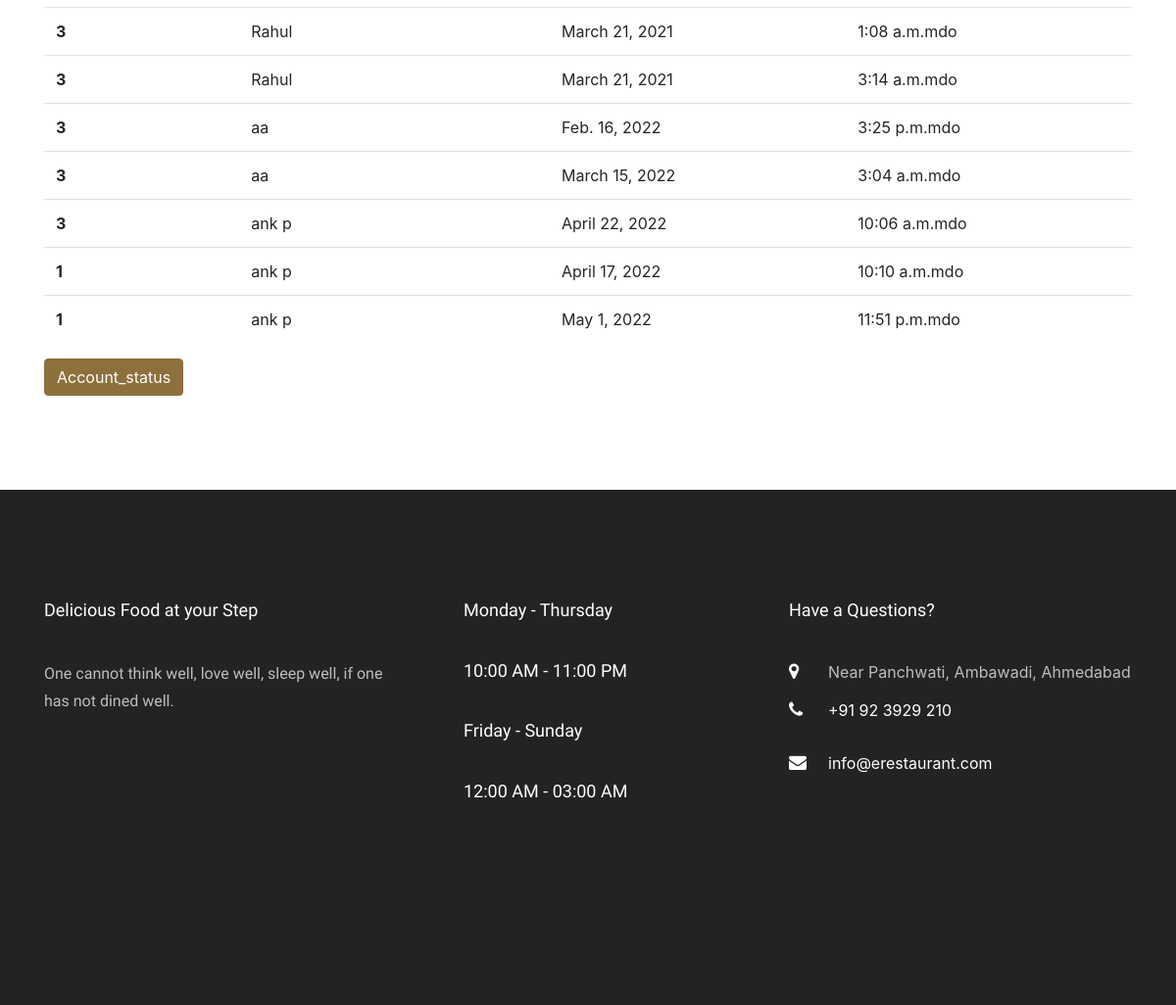
The app's page /allshow/ (signed in, lower part), older data.
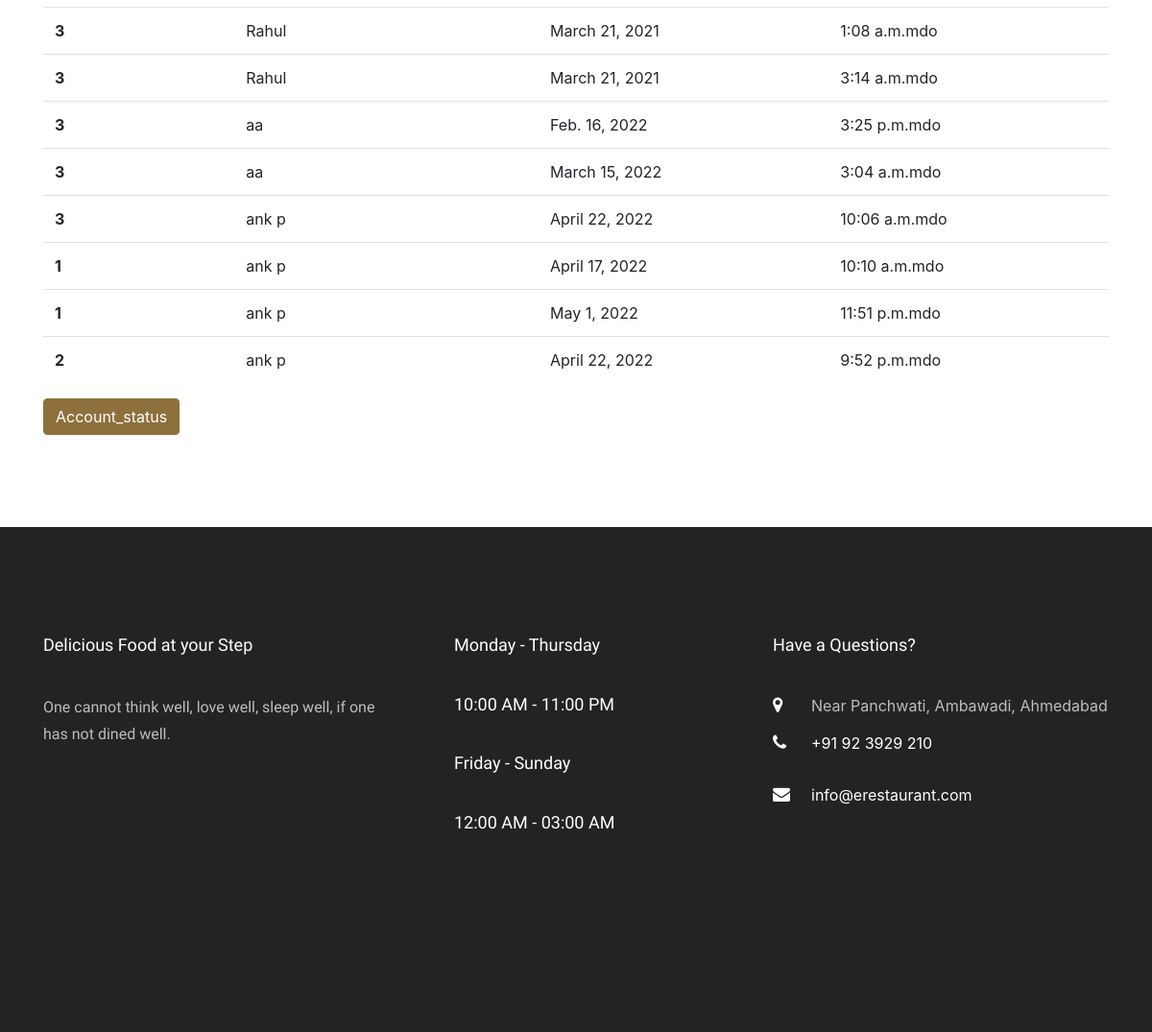
The same page, newer data.
### meal/models.py (models this page shows, shortened)
class TableBooking(models.Model):
    usereamil = models.ForeignKey(Site_User,on_delete=models.CASCADE)
    table_no = models.ForeignKey(TableDetail,on_delete=models.CASCADE)
    date = models.DateField(
        blank=True, null=True)
    time1 = models.TimeField()
    booked=models.BooleanField(default=False)

class TableDetail(models.Model):
    Table_No = models.IntegerField()
    Table_Price = models.IntegerField()
    No_of_Seats = models.IntegerField()
    is_available=models.BooleanField(default=False)
    def __str__(self):
        return str(self.Table_No)

### app1/models.py (models this page shows)
class Site_User(models.Model):
    name = models.CharField(max_length=100,default="")
    email = models.EmailField(default="", max_length=254)
    dob = models.DateField(auto_now=False,null=True,blank=True)
    m_no = models.PositiveIntegerField(default=0)
    password = models.CharField(max_length=100,default="")
    def __str__(self):
        return self.name

### app1/views.py (the view)
# urls.py: path('allshow/',views.alltablebook,name='allshow'),
def alltablebook(request):
    if 'email' in  request.session:
        all=TableBooking.objects.all()
        return render(request,'allshow.html',{'all':all})
    else:
        return redirect('login_admin')

### app1/templates/allshow.html (shortened to what this page needs)
{% extends 'base.html' %}
{% load static %}
{% block content %}
<section class="ftco-section">
    <div class="container">
        <div class="row d-flex">
            <div class="col-md-12 d-flex align-self-stretch ftco-animate">
                <table class="table table-hover">
                    <tbody>
                        {% for i in all %}
                        <tr>
                            <th scope="row">{{i.table_no}}</th>
                            <td>{{i.usereamil}}</td>
                            <td>{{i.date}}</td>
                            <td>{{i.time1}}mdo</td>
                        </tr>
                        {%endfor%}
                    </tbody>
                </table>
            </div>
        </div>
        <a href="/account_status/" class="btn btn-primary">Account_status</a>
    </div>
</section>
{% endblock %}

Row changes from the older to the newer data that the page shows:
added TableBooking: table_no "2", usereamil "ank p", date "April 22, 2022", time1 "9:52 p.m."
